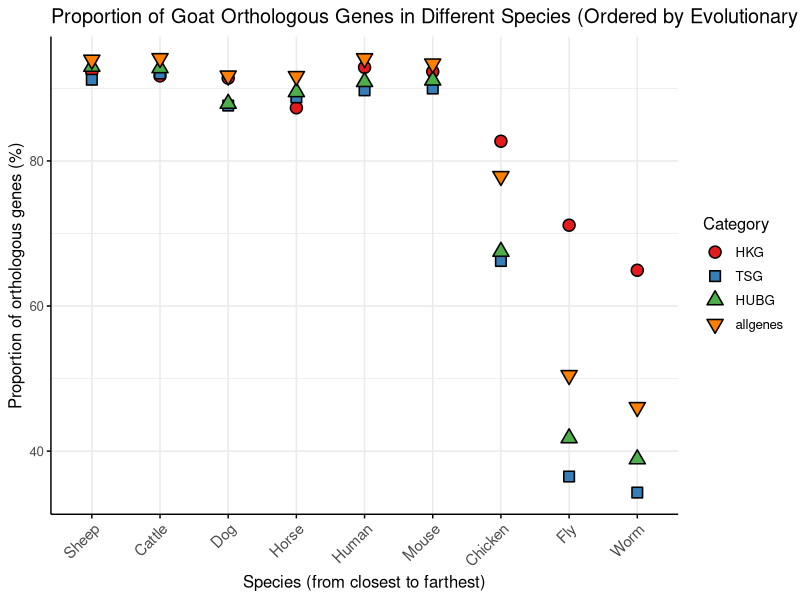
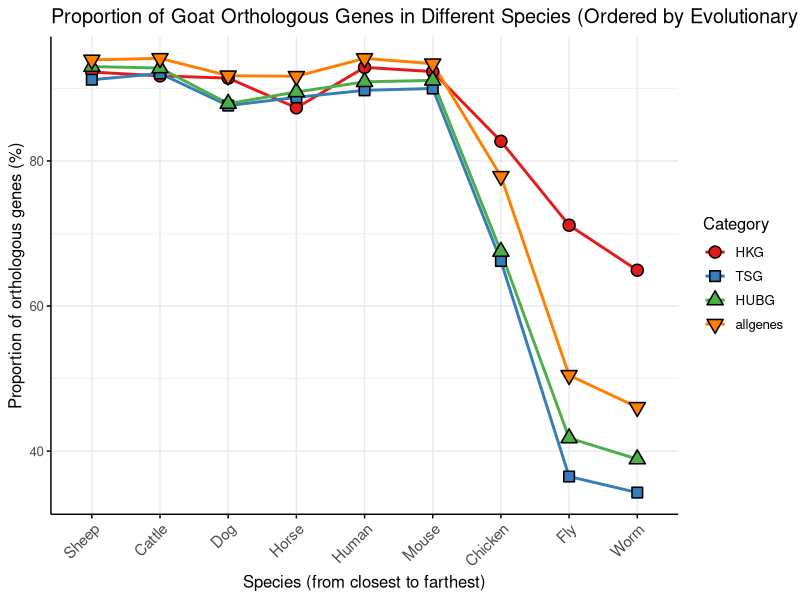

Reproduce these figures in R, in order.
library(readxl)
library(tidyr)
library(dplyr)
library(ggplot2)

df <- read_excel("Orthologs.xlsx")
df <- df %>% filter(Species != "Goat")

# Order species by evolutionary distance (from closest to farthest)
species_order <- c("Sheep", "Cattle", "Dog", "Horse", "Human", "Mouse", "Chicken", "Fly", "Worm")

df_long <- df %>%
  select(Species, ends_with("(%)")) %>%
  pivot_longer(cols = -Species, names_to = "Category", values_to = "Percentage") %>%
  mutate(Category = gsub("_orthologs \\(%)", "", Category)) %>%
  mutate(Category = factor(Category, levels = c("HKG", "TSG", "HUBG", "allgenes"))) %>%
  mutate(Species = factor(Species, levels = species_order))

#=========================================================Dot plot

# Shapes and colors
shape_map <- c(HKG = 21, TSG = 22, HUBG = 24, allgenes = 25)
#shape_map <- c(HKG = 21, TSG = 21, HUBG = 21, allgenes = 21)
fill_colors <- c("HKG" = "#E41A1C", "TSG" = "#377EB8", 
                 "HUBG" = "#4DAF4A", "allgenes" = "#FF7F00")

# Plot
p <- ggplot(df_long, aes(x = Species, y = Percentage, fill = Category, shape = Category)) +
  geom_point(size = 3.5, color = "black", stroke = 0.8) + # Ensure the fill attribute is used
  scale_shape_manual(values = shape_map, name = "Category") + # Add name parameter to unify legend title
  scale_fill_manual(name = "Category", values = fill_colors) + # Ensure legend colors match point colors
  labs(
    title = "Proportion of Goat Orthologous Genes in Different Species (Ordered by Evolutionary Distance)",
    x = "Species (from closest to farthest)",
    y = "Proportion of orthologous genes (%)"
  ) +
  theme_minimal(base_size = 12) +
  theme(
    axis.line.x = element_line(color = "black", linewidth = 0.5),
    axis.ticks.x = element_line(color = "black", linewidth = 0.5),
    axis.line.y = element_line(color = "black", linewidth = 0.5),
    axis.ticks.y = element_line(color = "black", linewidth = 0.5),
    axis.text.x = element_text(angle = 45, hjust = 1, size = 11),
    legend.position = "right"
  )

print(p)


#=========================================================Line plot
# Color definitions (used for both fill and color)
colors <- c("HKG" = "#E41A1C", "TSG" = "#377EB8", 
            "HUBG" = "#4DAF4A", "allgenes" = "#FF7F00")
# Shapes: 21-25 are fillable
shapes <- c(HKG = 21, TSG = 22, HUBG = 24, allgenes = 25)

# Plot
p <- ggplot(df_long, aes(x = Species, y = Percentage)) +
  # Draw lines first (below points)
  geom_line(aes(group = Category, color = Category), linewidth = 1) +
  # Then draw points (with fill)
  geom_point(aes(fill = Category, shape = Category), 
             size = 3.5, color = "black", stroke = 0.8) +
  # Manually set colors, shapes, and fills
  scale_color_manual(name = "Category", values = colors) +
  scale_fill_manual(name = "Category", values = colors) +
  scale_shape_manual(name = "Category", values = shapes) +
  labs(
    title = "Proportion of Goat Orthologous Genes in Different Species (Ordered by Evolutionary Distance)",
    x = "Species (from closest to farthest)",
    y = "Proportion of orthologous genes (%)"
  ) +
  theme_minimal(base_size = 12) +
  theme(
    axis.line.x = element_line(color = "black", linewidth = 0.5),
    axis.ticks.x = element_line(color = "black", linewidth = 0.5),
    axis.line.y = element_line(color = "black", linewidth = 0.5),
    axis.ticks.y = element_line(color = "black", linewidth = 0.5),
    axis.text.x = element_text(angle = 45, hjust = 1, size = 11),
    legend.position = "right"
  )

print(p)
